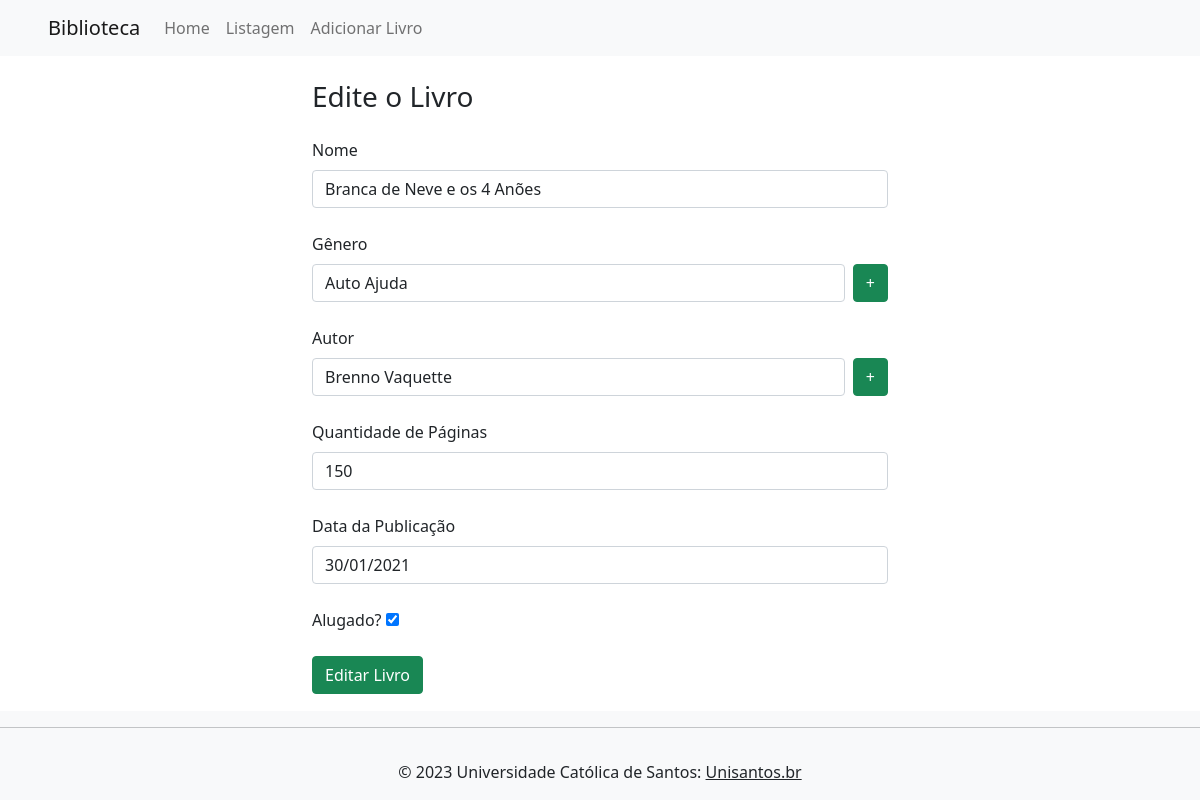
Screenshot of /booklist/edit/20 with the database file from the repository.
### Menu/models.py (models this page shows, shortened)
class Book(models.Model):
    name = models.CharField(max_length=40)
    genre = models.ForeignKey(Genre, on_delete=models.PROTECT)
    author = models.ForeignKey(Author, on_delete=models.PROTECT)
    amountPages = models.PositiveIntegerField()
    publicationDate = models.DateField()
    rent = models.BooleanField(default=False)

### Menu/views.py (the view, shortened to what this page needs)
# urls.py: path('edit/<pk>', EditBook.as_view(), name='edit'),
class EditBook(UpdateView):
    model = Book
    form_class = AddBook
    template_name = 'landing_page/add_edit_livro.html'
    extra_context = {
        'titulo': 'Edite o Livro',
        'botao': 'Editar Livro'
    }

### Menu/forms.py
class AddBook(forms.ModelForm): #Tela_de_Adicionar_Livros
    class Meta:
        model = Book
        fields = "__all__"
        widgets = {
            'name': forms.TextInput(attrs={'class': "form-control", 'placeholder': 'Nome'}),
            'genre':  forms.Select(attrs={'class': "form-control"}),
            'author': forms.Select(attrs={'class': "form-control"}),
            'amountPages': forms.TextInput(attrs={'class': "form-control", 'placeholder': 'Quantidade de Páginas'}),
            'publicationDate': forms.DateInput(format='%d/%m/%Y', attrs={'class': "form-control"}),
            'rent': forms.CheckboxInput()
        }
        labels = {
            'name': "Nome",
            'genre': "Gênero",
            'author': "Autor",
            'amountPages': "Quantidade de Páginas",
            'publicationDate': "Data da Publicação",
            'rent': "Alugado?"
        }

### Menu/models.py (called while the page is built)
    def __str__(self):
        return f'{self.firstName} {self.lastName}'

    def __str__(self):
        return f'{self.name}'

### templates/landing_page/add_edit_livro.html (shortened to what this page needs)
<!DOCTYPE html>
<html lang="en">
<head>
    <link href="https://cdn.jsdelivr.net/npm/bootstrap@5.0.2/dist/css/bootstrap.min.css" rel="stylesheet">
</head>
<body>
{% include "nav-bar.html" %}
<div class="container-xl w-50">
    <br>
    <h3> {{ titulo }} </h3>
    <form method="post">
        {% for campo in form %}
            {% if campo.label == 'Gênero' %}
                <div class="mt-4">
                    <label class="form-label">{{ campo.label }}</label>
                    <div class="w-100 d-flex justify-content-between align-items-center gap-2">
                        {{ campo }}
                        <a class="align-items-" href="{% url 'create-genre' %}"><button type="button" class="btn btn-success">+</button></a>
                    </div>
                </div>
            {% elif campo.label == 'Autor' %}
                <div class="mt-4">
                    <label class="form-label">{{ campo.label }}</label>
                    <div class="w-100 d-flex justify-content-between align-items-center gap-2">
                        {{ campo }}
                        <a class="align-items-" href="{% url 'create-author' %}"><button type="button" class="btn btn-success">+</button></a>
                    </div>
                </div>
            {% else %}
                <div class="mt-4">
                     <label class="form-label">{{ campo.label }}</label>
                    {{ campo }}
                </div>
            {% endif %}
        {% endfor %}
        <div class="mt-3">
            <button class="btn btn-success" type="submit">{{ botao }}</button>
        </div>
    </form>
</div>
{% include 'footer.html' %}
</body>
</html>

### rows the page displays
Book: form "Branca de Neve e os 4 Anões" "150" "30/01/2021" "☑", form "Auto Ajuda", form "Brenno Vaquette"

### other values shown
{{ titulo }} "Edite o Livro"
{{ campo.label }} "Nome" "Quantidade de Páginas" "Data da Publicação" "Alugado?"
{{ campo.label }} "Gênero"
{{ campo.label }} "Autor"
{{ botao }} "Editar Livro"
